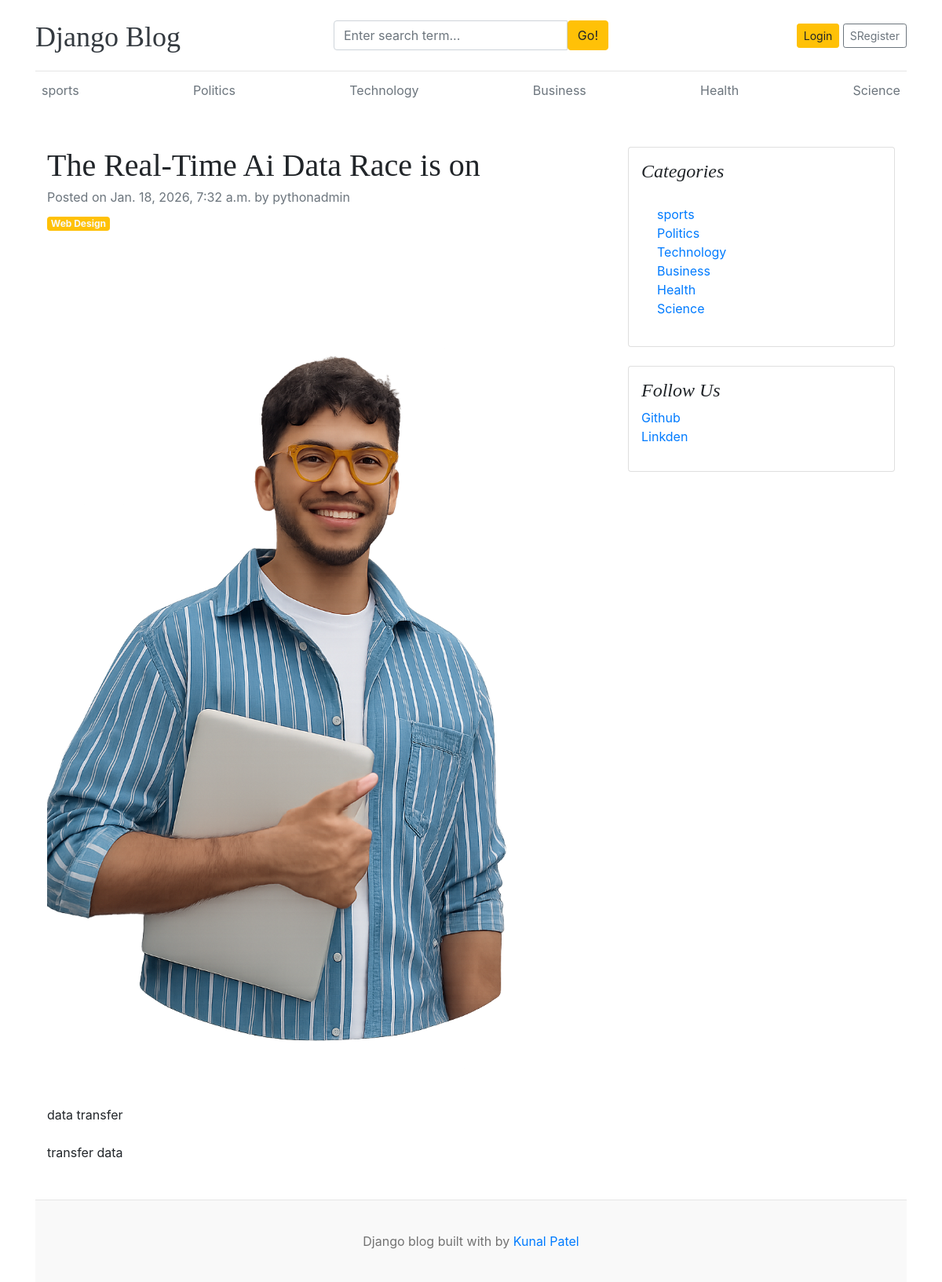
Screenshot of /blogs/the-real-time-ai-data-race-is-on/ with the database file from the repository.
### blogs/models.py (models this page shows, shortened)
class Category(models.Model):
    category_name = models.CharField(max_length=50, unique=True)
    created_at = models.DateTimeField(auto_now_add=True)
    updated_at = models.DateTimeField(auto_now=True)
    class Meta:
        verbose_name_plural = 'categories'

class Blog(models.Model):
    title = models.CharField(max_length=100)
    slug = models.SlugField(max_length=150, unique=True, blank=True)
    category = models.ForeignKey(Category, on_delete=models.CASCADE)
    author = models.ForeignKey(User, on_delete=models.CASCADE)
    featured_image = models.ImageField(upload_to='uploads/%Y/%m/%d')
    short_description = models.TextField(max_length=500)
    blog_body = models.TextField(max_length=2000)
    status = models.CharField(max_length=20, choices=STATUS_CHOICES, default="Draft")
    is_featured = models.BooleanField(default=False)
    created_at = models.DateTimeField(auto_now_add=True)
    updated_at = models.DateTimeField(auto_now=True)

### assignments/models.py (models this page shows, shortened)
class SocialLink(models.Model):
    platform = models.CharField(max_length=25)
    link = models.URLField(max_length=100)
    created_at = models.DateTimeField(auto_now_add=True)
    updated_at = models.DateTimeField(auto_now=True)

### blogs/views.py (the view)
# urls.py: path('blogs/<slug:slug>/', BlogsView.blogs, name='blogs' ),
def blogs(request, slug):
    single_blog = get_object_or_404(Blog, slug=slug, status='Published')
    context = {
        'single_blog': single_blog,
    }
    return render(request, 'blogs.html', context)

### blogs/context_processors.py (called while the page is built)
def get_categories(request):
    categories = Category.objects.all()
    return dict(categories=categories)

def get_social_links(request):
    social_links  = SocialLink.objects.all()
    return dict(social_links=social_links)

### templates/blogs.html
{% extends 'base.html' %}
{% block content %}
<div class="container mt-5">
    <div class="row">
        <div class="col-lg-8">
            <article>
                <header class="mb-4">
                    <h1 class="fw-bolder mb-1">{{ single_blog.title }}</h1>
                    <div class="text-muted fst-italic mb-2">Posted on {{ single_blog.created_at }} by {{single_blog.author}}</div>
                    <a class="badge bg-warning text-decoration-none text-light" href="#!">Web Design</a>
                </header>
                <figure class="mb-4"><img class="img-fluid rounded" src="{{ single_blog.featured_image.url}}" alt="..." /></figure>
                <section class="mb-5">
                    <p class="fs-5 mb-4">{{single_blog.short_description }}</p>
                    <p class="fs-5 mb-4">{{single_blog.blog_body }}</p>
                    </section>
            </article>
        </div>
        <div class="col-lg-4">
            <div class="card mb-4 p-3">
                <h4 class="font-italic">Categories</h4>
                <div class="card-body">
                    <div class="row">
                        <div class="col-sm-6">
                            <ul class="list-unstyled mb-0">
                                {% for cat in categories %}
                                <li><a href="{% url 'posts_by_category' cat.id %}">{{ cat.category_name }}</a></li>
                                {% endfor %}
                            </ul>
                        </div>
                    </div>
                </div>
            </div>
             {% if social_links %}
            <div class="card mb-4 p-3">
                <h4 class="font-italic">Follow Us</h4>
                <ol class="list-unstyled">
                    {% for i in social_links %}
                    <li><a href="{{i.link}}" target="_blank">{{ i.platform }} </a></li>
                    {% endfor %}
                </ol>
            </div>
            {% endif %}
        </div>
    </div>
</div>
{% endblock %}

### templates/base.html (shortened to what this page needs)
{% load static %}
<!DOCTYPE html>
<html lang="en">
<head>
    <link href="https://getbootstrap.com/docs/4.0/dist/css/bootstrap.min.css" rel="stylesheet">
    <link href="{% static 'css/blog.css' %}" rel="stylesheet">
</head>
<body>
    <div class="container">
      <header class="blog-header py-3">
        <div class="row flex-nowrap justify-content-between align-items-center">
          <div class="col-4 pt-1">
            <a class="blog-header-logo text-dark" href="/">Django Blog</a>
          </div>
          <div class="col-4">
            <form action="{% url 'search' %}" method="GET">
                <div class="input-group">
                    <input class="form-control" type="text"  name="keyword" placeholder="Enter search term..." aria-label="Enter search term..." aria-describedby="button-search" />
                    <button type="submit" class="btn btn-warning" id="button-search" type="button">Go!</button>
                  </div>
            </form>
          </div>
          <div class="col-4 d-flex justify-content-end align-items-center">
            <a class="btn btn-sm btn-warning" href="#">Login</a> &nbsp;
            <a class="btn btn-sm btn-outline-secondary" href="{% url 'register' %}">SRegister</a>
          </div>
        </div>
      </header>
      <div class="nav-scroller py-1 mb-2">
        <nav class="nav d-flex justify-content-between">
          {% for cat in categories %}
          <a class="p-2 text-muted" href="{% url 'posts_by_category' cat.id %}">{{ cat.category_name }}</a>
          {% endfor %}
        </nav>
      </div>
      {% block content %}
      {% endblock %}
    <footer class="blog-footer">
      <p>Django blog built with by <a href="#">Kunal Patel</a></p>
    </footer>
    </body>
</html>

### blog_main/static/css/blog.css (style rules this page uses)
.blog-header { border-bottom: 1px solid #e5e5e5; }
.blog-header-logo { font-family: "Playfair Display", Georgia, "Times New Roman", serif; font-size: 2.25rem; }
h1, h2, h3, h4, h5, h6 { font-family: "Playfair Display", Georgia, "Times New Roman", serif; }
.blog-footer { padding: 2.5rem 0; color: #727272; text-align: center; background-color: #f9f9f9; border-top: .05rem solid #e5e5e5; }
.blog-footer p:last-child { margin-bottom: 0; }

### rows the page displays
Category: category_name "sports"
Category: category_name "Politics"
Category: category_name "Technology"
Category: category_name "Business"
Category: category_name "Health"
Category: category_name "Science"
Blog: title "The Real-Time Ai Data Race is on", created_at "Jan. 18, 2026, 7:32 a.m.", author "pythonadmin", featured_image (picture), short_description "data transfer", blog_body "transfer data"
SocialLink: platform "Github"
SocialLink: platform "Linkden"
